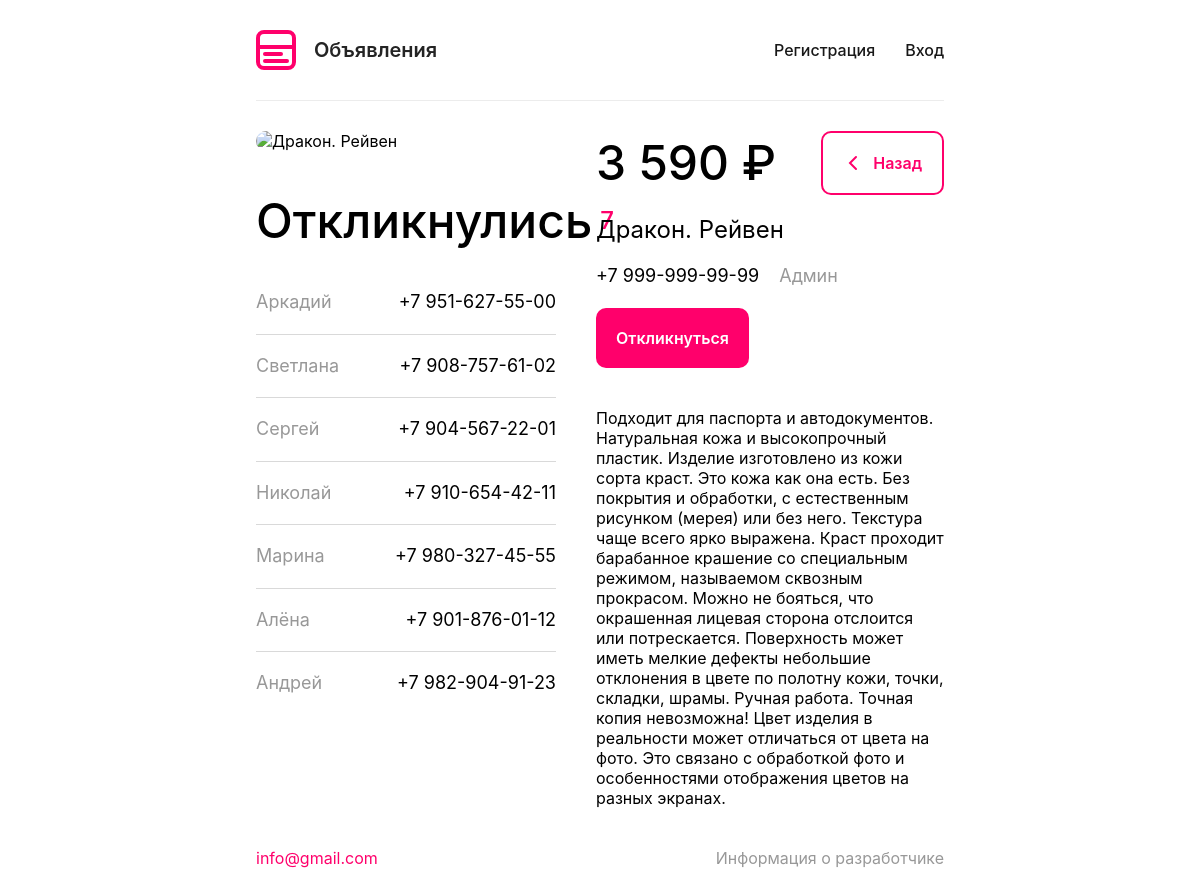
Screenshot of /ad.php?id=1 with the database file from the repository.
### tables this page shows
CREATE TABLE `Responses` (
  `id` int NOT NULL,
  `ad_id` int NOT NULL,
  `user_id` int NOT NULL,
  `created_at` timestamp NOT NULL DEFAULT CURRENT_TIMESTAMP
);

CREATE TABLE `Users` (
  `id` int NOT NULL,
  `name` varchar(255) NOT NULL,
  `email` varchar(255) NOT NULL,
  `password` varchar(32) NOT NULL,
  `phone` varchar(12) NOT NULL
);

CREATE TABLE `Ads` (
  `id` int NOT NULL,
  `title` varchar(225) NOT NULL,
  `price` decimal(10,2) NOT NULL,
  `description` TEXT NOT NULL,
  `image` longblob NOT NULL,
  `user_id` int NOT NULL
);

### src/config.php (called while the page is built, shortened)
<?php
function isLoggedIn()
{
    return isset($_SESSION['user_id']) &&
        isset($_SESSION['logged_in']) &&
        $_SESSION['logged_in'] === true;
}

### ad.php (the view, shortened to what this page needs)
<?php
require __DIR__ . '/src/config.php';
require __DIR__ . '/src/db.php';
$id = (int)($_GET['id'] ?? 0);
$stmt = $pdo->prepare("
    SELECT a.id, a.title, a.price, a.description, a.image,
           a.user_id, u.name, u.phone, u.email
    FROM Ads a
    JOIN Users u ON a.user_id = u.id
    WHERE a.id = :ad_id
    LIMIT 1
");
$stmt->execute(['ad_id' => $id]);
$ad = $stmt->fetch(PDO::FETCH_ASSOC);
$descr = htmlspecialchars($ad['description']);
$title = htmlspecialchars($ad['title']);
$price = number_format($ad['price'], 0, '.', ' ');
$image = base64_encode($ad['image']);
$user_name = htmlspecialchars($ad['name']);
$user_id = $ad['user_id'];
function formatPhone($phone)
{
  $phone = preg_replace('/[^0-9]/', '', $phone);
  if (substr($phone, 0, 1) === '7' && strlen($phone) === 11) {
    $code = substr($phone, 1, 3);
    $part1 = substr($phone, 4, 3);
    $part2 = substr($phone, 7, 2);
    $part3 = substr($phone, 9, 2);
    return "+7 $code-$part1-$part2-$part3";
  }
  return $phone;
}
$user_phone = formatPhone($ad['phone']);
$current_user_responded = false;
$rspns = $pdo->prepare("
  SELECT r.id, r.user_id, r.created_at,
           u.name, u.phone, u.email
    FROM Responses r
    JOIN Users u ON r.user_id = u.id
    WHERE r.ad_id = :ad_id
    ORDER BY r.created_at DESC
");
$rspns->execute(['ad_id' => $id]);
$responses = $rspns->fetchAll(PDO::FETCH_ASSOC);
$is_author = isLoggedIn() && ($_SESSION['user_id'] == $user_id);
?>
<!DOCTYPE html>
<html lang="en">
<head>
  <link rel="stylesheet" href="/assets/styles/style.css" />
</head>
<body>
  <?php require_once __DIR__ . '/src/components/header.php' ?>
  <main class="ad__main">
    <section class="container ad__section">
      <div half left>
        <img main alt="<?= htmlspecialchars($title) ?>" />
        <?php if (!empty($responses)): ?>
          <div desktop class="responses">
            <h3>Откликнулись<sup><?= count($responses) ?></sup></h3>
            <ul class="responses__list">
              <?php foreach ($responses as $rsp): ?>
                <li>
                  <span name><?= htmlspecialchars($rsp['name']) ?></span>
                  <span phone><?= formatPhone($rsp['phone']) ?></span>
                </li>
              <?php endforeach; ?>
            </ul>
          </div>
        <?php endif; ?>
      </div>
      <div half right>
        <div class="price__wrapper">
          <h2><?= $price ?> ₽</h2>
          <a href="/" non-mobile class="back__button">
            <img src="/assets/icons/arrow-back.svg" alt="" />Назад
          </a>
        </div>
        <p title><?= $title ?></p>
        <p class="seller__info">
          <span phone><?= $user_phone ?></span>
          <span name><?= $user_name ?></span>
        </p>
        <div class="buttons__wrapper-mobile">
          <?php if ($is_author): ?>
            <div class="author__notice">
              Это ваше объявление. Вы не можете откликаться на него.
            </div>
          <?php else: ?>
            <button class="apply__button <?= $current_user_responded ? 'hidden' : '' ?>"
              id="responseBtn"
              data-ad-id="<?= $id ?>">
              Откликнуться
            </button>
          <?php endif; ?>
        </div>
        <?php if (!empty($descr)): ?>
          <p desc desktop>
            <?= $descr ?>
          </p>
        <?php endif; ?>
      </div>
    </section>
  </main>
  <?php require_once __DIR__ . '/src/components/footer.php' ?>
</body>
</html>

### src/components/header.php (shortened to what this page needs)
<?php
require_once __DIR__ . '/../config.php';
$logged_in = isLoggedIn(); ?>
<header class="container">
    <a href="/" class="logo">
        <h1>Объявления</h1>
    </a>
    <?php if (!$logged_in): ?>
        <div class="header__buttons">
            <button open-popover commandfor="register" command="show-popover">
                Регистрация
            </button>
            <button open-popover commandfor="auth" command="show-popover">
                Вход
            </button>
        </div>
    <?php endif; ?>
</header>

### src/components/footer.php
<footer class="container">
    <a href="mailto:info@gmail.com">info@gmail.com</a>
    <span> Информация о разработчике </span>
</footer>

### assets/styles/style.css (style rules this page uses)
html { font-family: "Inter", sans-serif; }

### assets/styles/components/header.css (style rules this page uses)
.logo { display: flex; gap: 18px; align-items: center; }

### assets/styles/components/ad.css (style rules this page uses)
.ad__main { display: flex; flex-direction: column; gap: 40px; }
.back__button { display: flex; align-items: center; justify-content: center; gap: 10px; padding: 20px; border: 2px solid #ff006b; border-radius: 10px; color: #ff006b; font-size: 16px; font-weight: 600; }
.apply__button { font-size: 16px; font-weight: 600; padding: 20px; border-radius: 10px; text-align: center; display: block; color: #ffffff; background: #ff006b; }
.seller__info { display: flex; align-items: center; justify-content: center; gap: 20px; width: fit-content; }

### rows the page displays
responses: user.name "Аркадий", user.phone "+7 951-627-55-00"
responses: user.name "Светлана", user.phone "+7 908-757-61-02"
responses: user.name "Сергей", user.phone "+7 904-567-22-01"
responses: user.name "Николай", user.phone "+7 910-654-42-11"
responses: user.name "Марина", user.phone "+7 980-327-45-55"
responses: user.name "Алёна", user.phone "+7 901-876-01-12"
responses: user.name "Андрей", user.phone "+7 982-904-91-23"
ads: price "3 590", title "Дракон. Рейвен", user.phone "+7 999-999-99-99", user.name "Админ", description "Подходит для паспорта и автодокументов. Натуральная кожа и высокопрочный пластик. Изделие изготовлено из кожи сорта краст. Это кожа как она есть. Без покрытия и обработки, с естественным рисунком (мерея) или без него. Текстура чаще всего ярко выражена. Краст проходит барабанное крашение со специальным режимом, называемом сквозным прокрасом. Можно не бояться, что окрашенная лицевая сторона отслоится или потрескается. Поверхность может иметь мелкие дефекты небольшие отклонения в цвете по полотну кожи, точки, складки, шрамы. Ручная работа. Точная копия невозможна! Цвет изделия в реальности может отличаться от цвета на фото. Это связано с обработкой фото и особенностями отображения цветов на…"

### other values shown
count($responses) "7"
